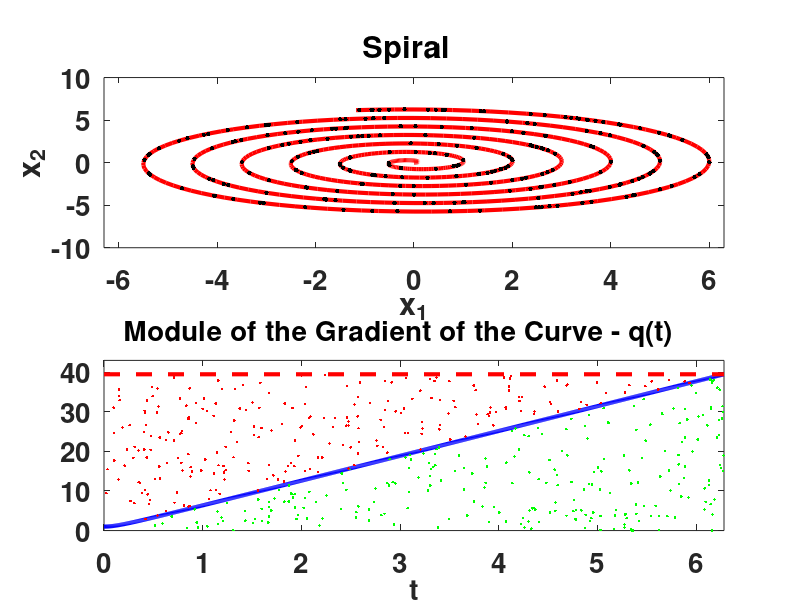

Write MATLAB code to recreate this figure.
%%%%%%%%%%%%%%%%%%%%%%%%%%%%%%%%%%%%%%%%%%%%%%%%%%%%%%%%%%%%%%%%%%%%%%%%%%%
%%%%%%%%%%%%%%%%%%%%%%%%%%%%%%%%%%%%%%%%%%%%%%%%%%%%%%%%%%%%%%%%%%%%%%%%%%%
%%% Points Uniformly Distributed in a (Archimedean) Spiral              %%%
%%%%%%%%%%%%%%%%%%%%%%%%%%%%%%%%%%%%%%%%%%%%%%%%%%%%%%%%%%%%%%%%%%%%%%%%%%%
%%%%%%%%%%%%%%%%%%%%%%%%%%%%%%%%%%%%%%%%%%%%%%%%%%%%%%%%%%%%%%%%%%%%%%%%%%%
clear all
close all
clc
%%%% %%%% %%%% %%%% %%%% %%%% %%%% %%%% %%%% %%%% %%%% %%%% %%%% %%%% %%%%
t=0:0.01:2*pi; %%% parameter
%%%% %%%% %%%% %%%% %%%% %%%% %%%% %%%% %%%% %%%% %%%% %%%% %%%% %%%% %%%%
hFig=figure;
set(hFig, 'Position', [200 200 600 600])
subplot(2,1,1)
%%%% %%%% %%%% %%%% %%%% %%%% %%%% %%%% 
%%% parametric form of the curve 
x1=@(z) z.*cos(2*pi*z);
x2=@(z) z.*sin(2*pi*z);
%%%% %%%% %%%% %%%% %%%% %%%% %%%% %%%% 
plot(x1(t),x2(t),'r','LineWidth',3)
axis([-6.3 6.3 -10  10])
title('Spiral  ','FontSize',20,'FontWeight','Bold')
set(gca,'FontSize',20)
set(gca,'FontWeight','Bold')
ylabel('x_2')
xlabel('x_1')
box on
%%%%%%%%%%  %%%%%%%%%%% %%%%%%%%%%  %%%%%%%%%%% %%%%%%%%%%  %%%%%%%%%%%%%%% 
subplot(2,1,2)
%%%%%%%  Module of the Gradient of the Curve
q=@(z) (4*pi^2*z.^2 + 1).^(1/2); %%% Module of the Gradient of the Curve
%%%%%%%
plot(t,q(t),'b','LineWidth',3)
hold on
%%% rectangle for REJECTION SAMPLING 
plot([0 2*pi],[(4*pi^2*(2*pi).^2 + 1).^(1/2) (4*pi^2*(2*pi).^2 + 1).^(1/2)],'r--','LineWidth',3) 
axis([0 2*pi 0 43])
set(gca,'FontSize',20)
set(gca,'FontWeight','Bold')
 xlabel('t','FontSize',20,'FontWeight','Bold')
 title('Module of the Gradient of the Curve - q(t)    ','FontSize',20,...
        'FontWeight','Bold')
 box on
%%%%%%%%%%%%%%%%%%%%%%%%%%%%%%%%%%%%%%%%%%%%%%%%%%%%%%%%%%%%%%%%% 
N=500; %%%% number of desired samples
%%%%%%%%%%%%%%%%%%%%%%%%%%%%%%%%%%%%%%%%%%%%%%%%%%%%%%%%%%%%%%%%%
%%% sampling a rectangle N times 
u=(4*pi^2*(2*pi).^2 + 1).^(1/2)*rand(1,N);
t_pr=2*pi*rand(1,N);
t_acp=[];
%%%%%%%%%%%%%%%%%%%%%%%%%%%%%%%%%%%%%%%%%%%%%%%%
%%% SAMPLING q(t) via REJECTION SAMPLING
%%%%%%%%%%%%%%%%%%%%%%%%%%%%%%%%%%%%%%%%%%%%%%%%
for n=1:N
   if u(n)<=(4*pi^2*t_pr(n).^2 + 1).^(1/2)
      t_acp(end+1)=t_pr(n);
     subplot(2,1,2) 
     hold on
     plot(t_pr(n),u(n),'g.','LineWidth',5)    
   else
     subplot(2,1,2)  
     plot(t_pr(n),u(n),'r.','LineWidth',5)   
   end
%%%%%%%%%%%%%%%%%%%%%%%%%%%%%%%%%%%%%%%%%%%%%%%%%%%%%%%%%%%%%%%%%%%%%%%%%%%   
subplot(2,1,1)
hold on
plot(x1(t_acp),x2(t_acp),'k.','MarkerSize',10)  
%%%%%%%%%%%%%%%%%%%%%%%%%%%%%%%%%%%%%%%%%%%%%%%%%%%%%%%%%%%%%%%%%%%%%%%%%%%
   pause(0.01) %%% slowing down the code   
end 
%%%%%%%%%%%%%%%%%%%%%%%%%%%%%%%%%%%%%%%%%%%%%%%%%%%%%%%%%%%%

